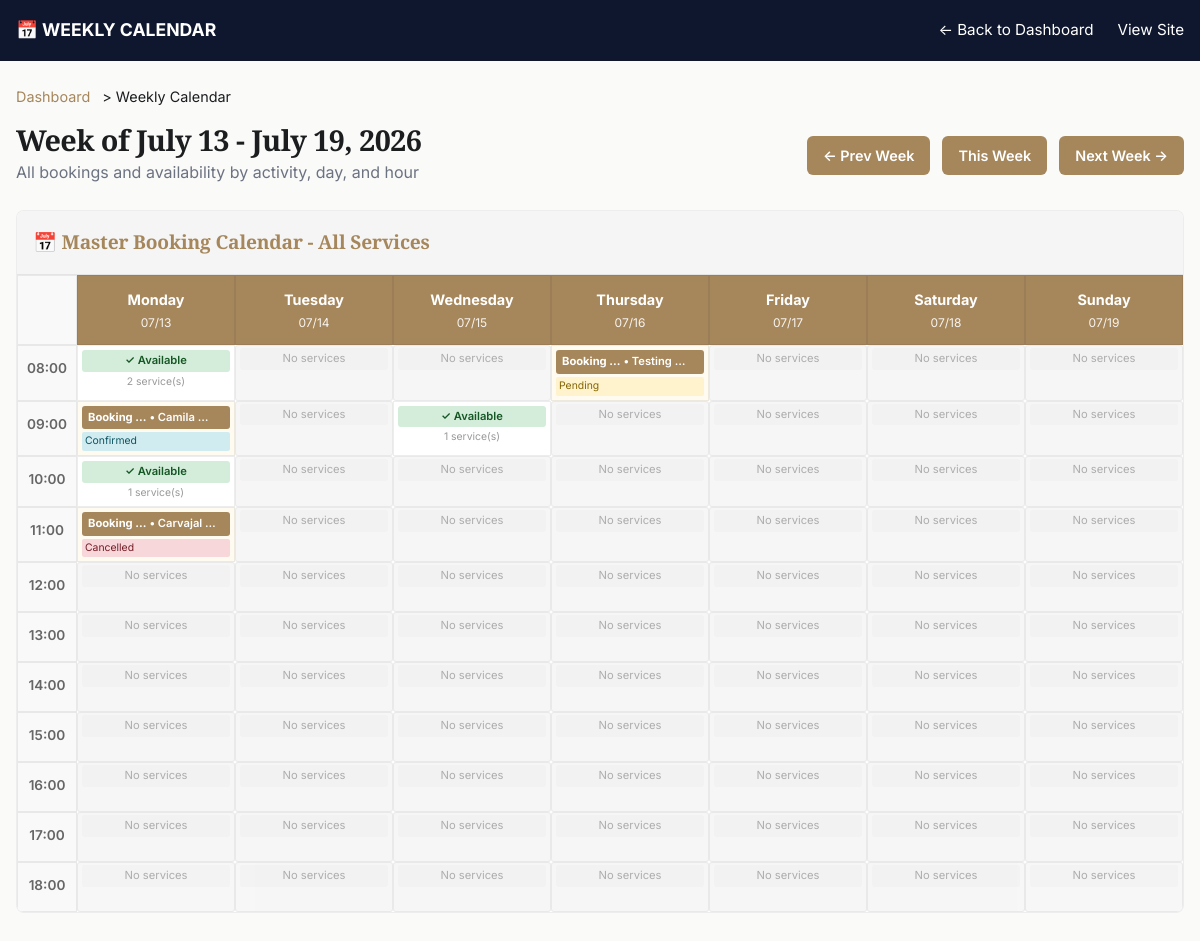
Page /booking/agenda/ (signed in) on the committed database.
### booking/models.py (models this page shows, shortened)
class Booking(models.Model):
    STATUS_CHOICES = [
        ("pending", "Pending"),
        ("confirmed", "Confirmed"),
        ("completed", "Completed"),
        ("cancelled", "Cancelled"),
    ]
    activity = models.ForeignKey(Activity, on_delete=models.SET_NULL, null=True)
    full_name = models.CharField(max_length=150)
    email = models.EmailField()
    phone = models.CharField(max_length=20, blank=True)
    booking_date = models.DateField()
    booking_time = models.TimeField()
    budget = models.CharField(max_length=100, blank=True)
    timeline = models.CharField(max_length=100, blank=True)
    project_details = models.TextField()
    status = models.CharField(max_length=20, choices=STATUS_CHOICES, default="pending")
    terms_accepted = models.BooleanField(default=False)
    created_at = models.DateTimeField(auto_now_add=True)
    updated_at = models.DateTimeField(auto_now=True)
    class Meta:
        ordering = ["-created_at"]
        indexes = [
            models.Index(fields=["email", "booking_date"]),
            models.Index(fields=["status"]),
        ]

class Activity(models.Model):
    name = models.CharField(max_length=100, unique=True)
    description = models.TextField(blank=True)
    duration_minutes = models.IntegerField(default=30)
    is_active = models.BooleanField(default=True)
    created_at = models.DateTimeField(auto_now_add=True)
    class Meta:
        verbose_name_plural = "Activities"
        ordering = ["name"]

### booking/views.py (the view)
# urls.py: path("agenda/", views.booking_agenda, name="agenda"),
@login_required(login_url="admin:login")
@user_passes_test(is_admin, login_url="admin:login")
@login_required(login_url="admin:login")
@login_required(login_url="admin:login")
@user_passes_test(is_admin, login_url="admin:login")
def booking_agenda(request):
    template_name = "booking/agenda.html"
    date_str = request.GET.get("date")
    if date_str:
        try:
            selected_date = datetime.strptime(date_str, "%Y-%m-%d").date()
        except ValueError:
            selected_date = timezone.now().date()
    else:
        selected_date = timezone.now().date()
    days_since_monday = selected_date.weekday()
    week_start = selected_date - timedelta(days=days_since_monday)
    week_end = week_start + timedelta(days=6)
    calendar_grid = []
    for day_offset in range(7):
        current_date = week_start + timedelta(days=day_offset)
        day_of_week = day_offset
        day_data = {
            "date": current_date,
            "date_str": current_date.strftime("%m/%d"),
            "day_name": ["Monday", "Tuesday", "Wednesday", "Thursday", "Friday", "Saturday", "Sunday"][day_offset],
            "hours": []
        }
        all_day_slots = AvailabilitySlot.objects.filter(
            day_of_week=day_of_week,
            is_active=True
        ).select_related("activity").order_by("start_time")
        for hour in range(8, 19):
            time_str = f"{hour:02d}:00"
            hour_data = {
                "hour": hour,
                "time": time_str,
                "bookings": [],
                "activities": [],  # Activities available in this slot
                "total_capacity": 0,
                "is_available": False
            }
            hour_slots = all_day_slots.filter(
                start_time__hour=hour
            )
            for slot in hour_slots:
                hour_data["activities"].append({
                    "id": slot.activity.id,
                    "name": slot.activity.name,
                    "capacity": slot.max_bookings_per_slot,
                })
                hour_data["total_capacity"] += slot.max_bookings_per_slot
                hour_data["is_available"] = True
                bookings = Booking.objects.filter(
                    activity=slot.activity,
                    booking_date=current_date,
                    booking_time=slot.start_time,
                ).order_by("created_at")
                for booking in bookings:
                    hour_data["bookings"].append({
                        "id": booking.id,
                        "name": booking.full_name,
                        "email": booking.email,
                        "phone": booking.phone,
                        "details": booking.project_details,
                        "status": booking.status,
                        "status_display": booking.get_status_display(),
                        "activity": slot.activity.name,
                    })
            day_data["hours"].append(hour_data)
        calendar_grid.append(day_data)
    prev_week = week_start - timedelta(days=7)
    next_week = week_start + timedelta(days=7)
    context = {
        "week_start": week_start,
        "week_end": week_end,
        "selected_date": selected_date,
        "calendar_grid": calendar_grid,
        "prev_week": prev_week,
        "next_week": next_week,
        "hours": range(8, 19),
        "days": ["Monday", "Tuesday", "Wednesday", "Thursday", "Friday", "Saturday", "Sunday"],
    }
    return render(request, template_name, context)

### booking/views.py (called while the page is built)
def is_admin(user):
    return user.is_staff or user.is_superuser

### templates/booking/agenda.html (shortened to what this page needs)
{% load static %}
<!doctype html>
<html lang="en">
<head>
  <link rel="stylesheet" href="{% static 'css/services.css' %}">
</head>
<body>
  <header class="admin-header">
    <div class="nav">
      <strong>📅 WEEKLY CALENDAR</strong>
      <div class="admin-nav">
        <a href="{% url 'booking:management' %}">← Back to Dashboard</a>
        <a href="{% url 'services:welcome' %}">View Site</a>
      </div>
    </div>
  </header>
  <div class="agenda-container">
    <div class="breadcrumb">
      <a href="{% url 'booking:management' %}">Dashboard</a> > Weekly Calendar
    </div>
    <div class="agenda-header">
      <div>
        <h1>Week of {{ week_start|date:"F d" }} - {{ week_end|date:"F d, Y" }}</h1>
        <p style="color: var(--muted); margin: 4px 0 0;">All bookings and availability by activity, day, and hour</p>
      </div>
      <div class="week-nav">
        <a href="?date={{ prev_week|date:'Y-m-d' }}">← Prev Week</a>
        <a href="?date=">This Week</a>
        <a href="?date={{ next_week|date:'Y-m-d' }}">Next Week →</a>
      </div>
    </div>
    <div class="activity-calendar">
      <div class="activity-title">
        <h3>📅 Master Booking Calendar - All Services</h3>
      </div>
      <div class="calendar-wrapper">
        <div class="calendar-grid">
          <div class="time-cell"></div>
          {% for day_data in calendar_grid %}
            <div class="day-header">
              {{ day_data.day_name }}
              <span class="day-date">{{ day_data.date_str }}</span>
            </div>
          {% endfor %}
          {% for hour in hours %}
            <div class="time-cell">{{ hour|stringformat:"02d" }}:00</div>
            {% for day_data in calendar_grid %}
              {% for hour_slot in day_data.hours %}
                {% if hour_slot.hour == hour %}
                  <div class="time-slot {% if hour_slot.bookings %}has-bookings{% endif %} {% if not hour_slot.is_available %}no-availability{% endif %}" {% if hour_slot.bookings %}onclick="openFirstBookingModal(event, {{ hour_slot.bookings|first }})"{% endif %}>
                    <div class="slot-content">
                      {% if hour_slot.bookings %}
                        {% for booking in hour_slot.bookings %}
                          <div class="booking-badge" title="{{ booking.activity }}: {{ booking.name }} - {{ booking.email }}" onclick="openBookingModal(event, {{ booking.id }}, '{{ booking.name|escapejs }}', '{{ booking.email|escapejs }}', '{{ booking.phone|escapejs }}', '{{ booking.details|escapejs }}', '{{ booking.status }}', '{{ booking.activity|escapejs }}')">
                            <span class="service-name">{{ booking.activity|truncatewords:1 }}</span> • {{ booking.name|truncatewords:1 }}
                          </div>
                          <span class="booking-status status-{{ booking.status }}">{{ booking.status_display }}</span>
                        {% endfor %}
                      {% elif hour_slot.is_available %}
                        <div class="available-slot">✓ Available</div>
                        <span class="slot-capacity">{{ hour_slot.activities|length }} service(s)</span>
                      {% else %}
                        <div class="no-availability">No services</div>
                      {% endif %}
                    </div>
                  </div>
                {% endif %}
              {% endfor %}
            {% endfor %}
          {% endfor %}
        </div>
      </div>
    </div>
  </div>
</body>
</html>

### static/css/services.css (style rules this page uses)
:root { --bg: #FAFAF9; --cream: #F3F1EC; --navy: #16213E; --navy-ink: #0F172E; --ink: #1B1D1F; --muted: #6B7280; --brass: #A6875C; --brass-light: #C9AD82; --border: rgba(27, 29, 31, 0.08); --border-on-navy: rgba(255, 255, 255, 0.14); --shadow-sm: 0 2px 8px rgba(16, 24, 40, 0.06); --shadow-md: 0 12px 32px rgba(16, 24, 40, 0.08); --radius: 14px; --radius-sm: 8px; --maxw: 1180px; --font-display: "Playfair Display", Georgia, serif; --font-body: "Inter", -apple-system, BlinkMacSystemFont, sans-serif; }
* { box-sizing: border-box; }
html { scroll-behavior: smooth; }
body { margin: 0; background: var(--bg); color: var(--ink); font-family: var(--font-body); font-size: 16px; line-height: 1.6; -webkit-font-smoothing: antialiased; }
h1, h2, h3 { font-family: var(--font-display); font-weight: 600; letter-spacing: -0.01em; margin: 0 0 0.5em; color: var(--ink); }
h1 { font-size: clamp(2.2rem, 4.2vw, 3.4rem); line-height: 1.12; letter-spacing: -0.02em; }
h3 { font-size: 1.15rem; }
p { color: var(--muted); }
a { color: inherit; text-decoration: none; }
header { position: sticky; top: 0; z-index: 40; background: rgba(250, 250, 249, 0.86); backdrop-filter: blur(10px); border-bottom: 1px solid var(--border); }
.nav { max-width: var(--maxw); margin: 0 auto; padding: 16px 28px; display: flex; align-items: center; justify-content: space-between; gap: 24px; }

### rows in the picture
Booking: activity "Booking …", name "Testing …", status_display "Pending"
Booking: activity "Booking …", name "Camila …", status_display "Confirmed"
Booking: activity "Booking …", name "Carvajal …", status_display "Cancelled"

### other values in the picture
{{ day_data.day_name }} "Monday" "Tuesday" "Wednesday" "Thursday" "Friday" "Saturday" "Sunday"
{{ day_data.date_str }} "07/13" "07/14" "07/15" "07/16" "07/17" "07/18" "07/19"
{{ hour|stringformat:"02d" }} "08" "09" "10" "11" "12" "13" "14" "15" "16" "17" "18"
{{ hour_slot.activities|length }} "2" "1" "1"
